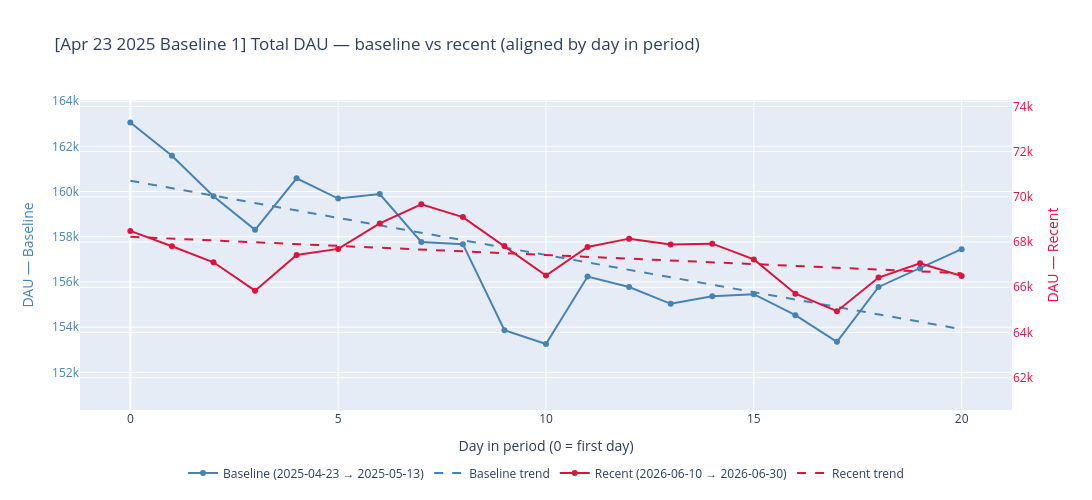
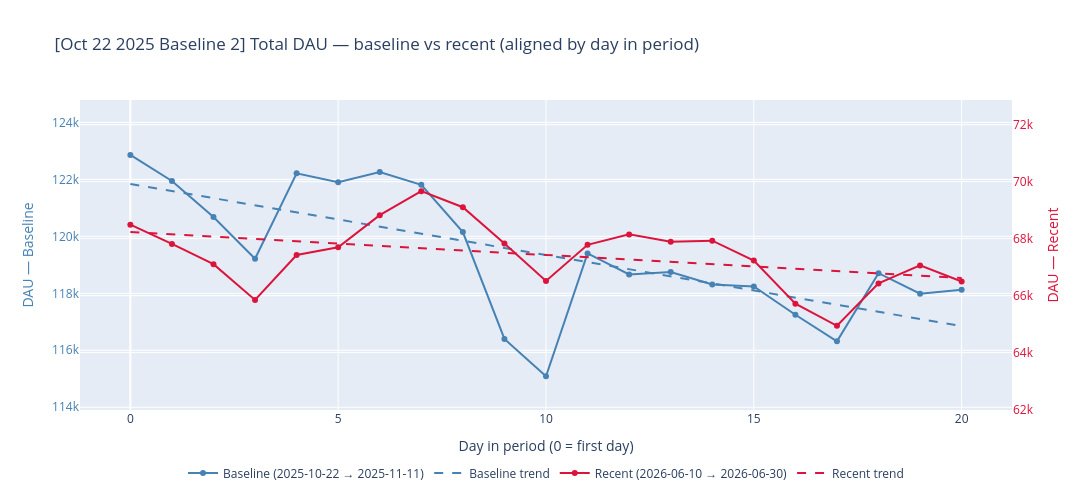

The code cell stored with these charts, in order, in its notebook:
### Code cell
analyze_dau_drop(
    cohort_data=cohort_data_capped,
    total_by_dt=total_by_dt_capped,
    baseline_start=b1_start.strftime('%Y-%m-%d'),
    baseline_end=b1_end.strftime('%Y-%m-%d'),
    recent_start=recent_start.strftime('%Y-%m-%d'),
    recent_end=recent_end.strftime('%Y-%m-%d'),
    label=f'{b1_start.strftime("%b %d %Y")} Baseline 1',
)

analyze_dau_drop(
    cohort_data=cohort_data_capped,
    total_by_dt=total_by_dt_capped,
    baseline_start=b2_start.strftime('%Y-%m-%d'),
    baseline_end=b2_end.strftime('%Y-%m-%d'),
    recent_start=recent_start.strftime('%Y-%m-%d'),
    recent_end=recent_end.strftime('%Y-%m-%d'),
    label=f'{b2_start.strftime("%b %d %Y")} Baseline 2',
)

### Figure 1 — Plotly figure (JSON) as saved in the notebook; plotly's stock layout.template omitted (floating-point values rounded to 4 significant figures)
{"data": [{"customdata": [["2025-04-23", "Wednesday"], ["2025-04-24", "Thursday"], ["2025-04-25", "Friday"], ["2025-04-26", "Saturday"], ["2025-04-27", "Sunday"], ["2025-04-28", "Monday"], ["2025-04-29", "Tuesday"], ["2025-04-30", "Wednesday"], ["2025-05-01", "Thursday"], ["2025-05-02", "Friday"], ["2025-05-03", "Saturday"], ["2025-05-04", "Sunday"], ["2025-05-05", "Monday"], ["2025-05-06", "Tuesday"], ["2025-05-07", "Wednesday"], ["2025-05-08", "Thursday"], ["2025-05-09", "Friday"], ["2025-05-10", "Saturday"], ["2025-05-11", "Sunday"], ["2025-05-12", "Monday"], ["2025-05-13", "Tuesday"]], "hovertemplate": "Day %{x}<br>Date: %{customdata[0]}<br>%{customdata[1]}<br>DAU: %{y:,.0f}<extra></extra>", "line": {"color": "steelblue"}, "mode": "lines+markers", "name": "Baseline (2025-04-23 → 2025-05-13)", "type": "scatter", "x": [0, 1, 2, 3, 4, 5, 6, 7, 8, 9, 10, 11, 12, 13, 14, 15, 16, 17, 18, 19, 20], "y": [163051, 161582, 159794, 158309, 160583, 159691, 159891, 157768, 157672, 153866, 153257, 156241, 155778, 155034, 155367, 155460, 154530, 153354, 155780, 156599, 157452], "yaxis": "y"}, {"hoverinfo": "skip", "line": {"color": "steelblue", "dash": "dash", "width": 2}, "mode": "lines", "name": "Baseline trend", "type": "scatter", "x": [0, 1, 2, 3, 4, 5, 6, 7, 8, 9, 10, 11, 12, 13, 14, 15, 16, 17, 18, 19, 20], "y": [160500.0, 160100.0, 159800.0, 159500.0, 159200.0, 158800.0, 158500.0, 158200.0, 157800.0, 157500.0, 157200.0, 156900.0, 156500.0, 156200.0, 155900.0, 155600.0, 155200.0, 154900.0, 154600.0, 154200.0, 153900.0], "yaxis": "y"}, {"customdata": [["2026-06-10", "Wednesday"], ["2026-06-11", "Thursday"], ["2026-06-12", "Friday"], ["2026-06-13", "Saturday"], ["2026-06-14", "Sunday"], ["2026-06-15", "Monday"], ["2026-06-16", "Tuesday"], ["2026-06-17", "Wednesday"], ["2026-06-18", "Thursday"], ["2026-06-19", "Friday"], ["2026-06-20", "Saturday"], ["2026-06-21", "Sunday"], ["2026-06-22", "Monday"], ["2026-06-23", "Tuesday"], ["2026-06-24", "Wednesday"], ["2026-06-25", "Thursday"], ["2026-06-26", "Friday"], ["2026-06-27", "Saturday"], ["2026-06-28", "Sunday"], ["2026-06-29", "Monday"], ["2026-06-30", "Tuesday"]], "hovertemplate": "Day %{x}<br>Date: %{customdata[0]}<br>%{customdata[1]}<br>DAU: %{y:,.0f}<extra></extra>", "line": {"color": "crimson"}, "mode": "lines+markers", "name": "Recent (2026-06-10 → 2026-06-30)", "type": "scatter", "x": [0, 1, 2, 3, 4, 5, 6, 7, 8, 9, 10, 11, 12, 13, 14, 15, 16, 17, 18, 19, 20], "y": [68492, 67816, 67104, 65848, 67428, 67697, 68825, 69667, 69104, 67828, 66515, 67783, 68150, 67892, 67928, 67231, 65715, 64942, 66430, 67061, 66495], "yaxis": "y2"}, {"hoverinfo": "skip", "line": {"color": "crimson", "dash": "dash", "width": 2}, "mode": "lines", "name": "Recent trend", "type": "scatter", "x": [0, 1, 2, 3, 4, 5, 6, 7, 8, 9, 10, 11, 12, 13, 14, 15, 16, 17, 18, 19, 20], "y": [68230.0, 68150.0, 68070.0, 67990.0, 67910.0, 67830.0, 67750.0, 67670.0, 67590.0, 67510.0, 67430.0, 67350.0, 67270.0, 67180.0, 67100.0, 67020.0, 66940.0, 66860.0, 66780.0, 66700.0, 66620.0], "yaxis": "y2"}], "layout": {"height": 500, "legend": {"orientation": "h", "x": 0.5, "xanchor": "center", "y": -0.25, "yanchor": "bottom"}, "title": {"text": "[Apr 23 2025 Baseline 1] Total DAU — baseline vs recent (aligned by day in period)"}, "width": 1100, "xaxis": {"title": {"text": "Day in period (0 = first day)"}}, "yaxis": {"color": "steelblue", "range": [150300.0, 164000.0], "title": {"text": "DAU — Baseline"}}, "yaxis2": {"color": "crimson", "overlaying": "y", "range": [60570.0, 74280.0], "side": "right", "title": {"text": "DAU — Recent"}}}}

### Figure 2 — Plotly figure (JSON) as saved in the notebook; plotly's stock layout.template omitted (floating-point values rounded to 4 significant figures)
{"data": [{"customdata": [["2025-10-22", "Wednesday"], ["2025-10-23", "Thursday"], ["2025-10-24", "Friday"], ["2025-10-25", "Saturday"], ["2025-10-26", "Sunday"], ["2025-10-27", "Monday"], ["2025-10-28", "Tuesday"], ["2025-10-29", "Wednesday"], ["2025-10-30", "Thursday"], ["2025-10-31", "Friday"], ["2025-11-01", "Saturday"], ["2025-11-02", "Sunday"], ["2025-11-03", "Monday"], ["2025-11-04", "Tuesday"], ["2025-11-05", "Wednesday"], ["2025-11-06", "Thursday"], ["2025-11-07", "Friday"], ["2025-11-08", "Saturday"], ["2025-11-09", "Sunday"], ["2025-11-10", "Monday"], ["2025-11-11", "Tuesday"]], "hovertemplate": "Day %{x}<br>Date: %{customdata[0]}<br>%{customdata[1]}<br>DAU: %{y:,.0f}<extra></extra>", "line": {"color": "steelblue"}, "mode": "lines+markers", "name": "Baseline (2025-10-22 → 2025-11-11)", "type": "scatter", "x": [0, 1, 2, 3, 4, 5, 6, 7, 8, 9, 10, 11, 12, 13, 14, 15, 16, 17, 18, 19, 20], "y": [122858, 121942, 120680, 119211, 122211, 121900, 122255, 121810, 120149, 116399, 115086, 119401, 118663, 118745, 118308, 118240, 117248, 116316, 118706, 117984, 118127], "yaxis": "y"}, {"hoverinfo": "skip", "line": {"color": "steelblue", "dash": "dash", "width": 2}, "mode": "lines", "name": "Baseline trend", "type": "scatter", "x": [0, 1, 2, 3, 4, 5, 6, 7, 8, 9, 10, 11, 12, 13, 14, 15, 16, 17, 18, 19, 20], "y": [121800.0, 121600.0, 121300.0, 121100.0, 120800.0, 120600.0, 120300.0, 120100.0, 119800.0, 119600.0, 119300.0, 119100.0, 118800.0, 118600.0, 118300.0, 118100.0, 117800.0, 117600.0, 117300.0, 117100.0, 116900.0], "yaxis": "y"}, {"customdata": [["2026-06-10", "Wednesday"], ["2026-06-11", "Thursday"], ["2026-06-12", "Friday"], ["2026-06-13", "Saturday"], ["2026-06-14", "Sunday"], ["2026-06-15", "Monday"], ["2026-06-16", "Tuesday"], ["2026-06-17", "Wednesday"], ["2026-06-18", "Thursday"], ["2026-06-19", "Friday"], ["2026-06-20", "Saturday"], ["2026-06-21", "Sunday"], ["2026-06-22", "Monday"], ["2026-06-23", "Tuesday"], ["2026-06-24", "Wednesday"], ["2026-06-25", "Thursday"], ["2026-06-26", "Friday"], ["2026-06-27", "Saturday"], ["2026-06-28", "Sunday"], ["2026-06-29", "Monday"], ["2026-06-30", "Tuesday"]], "hovertemplate": "Day %{x}<br>Date: %{customdata[0]}<br>%{customdata[1]}<br>DAU: %{y:,.0f}<extra></extra>", "line": {"color": "crimson"}, "mode": "lines+markers", "name": "Recent (2026-06-10 → 2026-06-30)", "type": "scatter", "x": [0, 1, 2, 3, 4, 5, 6, 7, 8, 9, 10, 11, 12, 13, 14, 15, 16, 17, 18, 19, 20], "y": [68492, 67816, 67104, 65848, 67428, 67697, 68825, 69667, 69104, 67828, 66515, 67783, 68150, 67892, 67928, 67231, 65715, 64942, 66430, 67061, 66495], "yaxis": "y2"}, {"hoverinfo": "skip", "line": {"color": "crimson", "dash": "dash", "width": 2}, "mode": "lines", "name": "Recent trend", "type": "scatter", "x": [0, 1, 2, 3, 4, 5, 6, 7, 8, 9, 10, 11, 12, 13, 14, 15, 16, 17, 18, 19, 20], "y": [68230.0, 68150.0, 68070.0, 67990.0, 67910.0, 67830.0, 67750.0, 67670.0, 67590.0, 67510.0, 67430.0, 67350.0, 67270.0, 67180.0, 67100.0, 67020.0, 66940.0, 66860.0, 66780.0, 66700.0, 66620.0], "yaxis": "y2"}], "layout": {"height": 500, "legend": {"orientation": "h", "x": 0.5, "xanchor": "center", "y": -0.25, "yanchor": "bottom"}, "title": {"text": "[Oct 22 2025 Baseline 2] Total DAU — baseline vs recent (aligned by day in period)"}, "width": 1100, "xaxis": {"title": {"text": "Day in period (0 = first day)"}}, "yaxis": {"color": "steelblue", "range": [113900.0, 124800.0], "title": {"text": "DAU — Baseline"}}, "yaxis2": {"color": "crimson", "overlaying": "y", "range": [61990.0, 72870.0], "side": "right", "title": {"text": "DAU — Recent"}}}}
